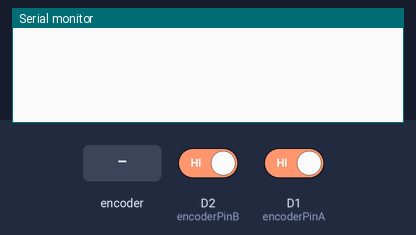
Bench run of a program on a simulated ESP8266 (NodeMCU). Parts: the last lines printed to the serial monitor. The test bench sets the inputs (shaded band); at power-on: D2 (encoderPinB) HIGH, D1 (encoderPinA) HIGH.

Above: at 1.2 s.
1.3 s: rotary encoder on D1 (encoderPinA) / D2 (encoderPinB) turned 1 step (first pin leading)
At 2.2 s:
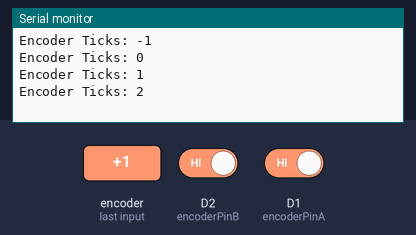
3.0 s: rotary encoder on D1 (encoderPinA) / D2 (encoderPinB) turned 1 step (first pin leading)
At 3.5 s:
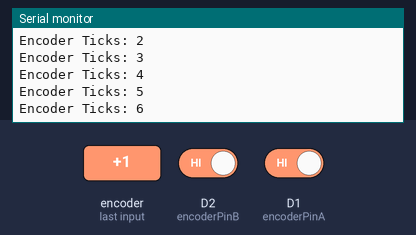
Timing chart, 0 to 6.0 s (numbered marks = the images above; inputs shaded):
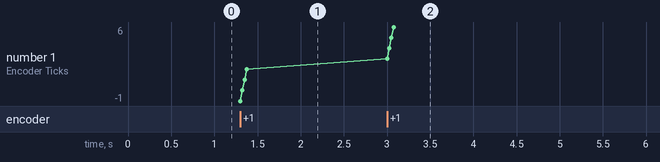

The program:

main.cpp
```cpp
#include <Arduino.h>

// Define the pins connected to the encoder
const int encoderPinA = D1;  // D1 on ESP8266
const int encoderPinB = D2;  // D2 on ESP8266

volatile long encoderTicks = 0;  // Variable to store encoder ticks
volatile int lastEncoded = 0;   // Last encoded signal
long lastReportedTicks = 0;     // Last reported encoder ticks

// Interrupt Service Routine (ISR) for handling encoder changes
void IRAM_ATTR handleInterrupt() {
  int MSB = digitalRead(encoderPinA);  // Read the most significant bit
  int LSB = digitalRead(encoderPinB);  // Read the least significant bit

  int encoded = (MSB << 1) | LSB;  // Convert the 2 pin value to a single number
  int sum = (lastEncoded << 2) | encoded;  // Combine it with the previous encoded value

  // Determine the direction of the rotation
  if (sum == 0b1101 || sum == 0b0100 || sum == 0b0010 || sum == 0b1011) encoderTicks++;
  if (sum == 0b1110 || sum == 0b0111 || sum == 0b0001 || sum == 0b1000) encoderTicks--;

  lastEncoded = encoded;  // Store this value for next time
}

void setup() {
  Serial.begin(115200);  // Start serial communication at 115200 baud
  pinMode(encoderPinA, INPUT_PULLUP);  // Set encoder pins as inputs with pull-up resistors
  pinMode(encoderPinB, INPUT_PULLUP);

  // Attach interrupts to both encoder pins
  attachInterrupt(digitalPinToInterrupt(encoderPinA), handleInterrupt, CHANGE);
  attachInterrupt(digitalPinToInterrupt(encoderPinB), handleInterrupt, CHANGE);
}

void loop() {
  // Disable interrupts to read encoderTicks atomically
  noInterrupts();
  long currentTicks = encoderTicks;
  interrupts();

  // Check if the current encoder ticks have changed since last reported
  if (currentTicks != lastReportedTicks) {
    Serial.print("Encoder Ticks: ");
    Serial.println(currentTicks);
    lastReportedTicks = currentTicks;  // Update last reported to the current
  }
}
```

Measured:
- after the input at 1.3 s, the serial monitor: prints a new line at once (image 1)
- after the input at 3.0 s, the serial monitor: prints a new line at once (image 2)
- plotted number 1: 2 → 6 after the input at 3.0 s
